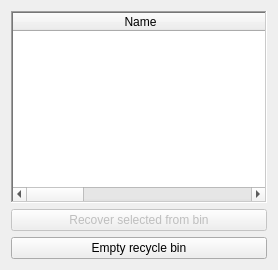
          <widget class="QWidget" name="computer_trash_tab">
           <attribute name="title">
            <string>Computers</string>
           </attribute>
           <layout class="QVBoxLayout" name="verticalLayout_6">
            <item>
             <widget class="QTableWidget" name="computer_trash_table">
              <property name="frameShape">
               <enum>QFrame::WinPanel</enum>
              </property>
              <property name="editTriggers">
               <set>QAbstractItemView::NoEditTriggers</set>
              </property>
              <property name="alternatingRowColors">
               <bool>true</bool>
              </property>
              <property name="selectionBehavior">
               <enum>QAbstractItemView::SelectItems</enum>
              </property>
              <attribute name="horizontalHeaderDefaultSectionSize">
               <number>255</number>
              </attribute>
              <attribute name="horizontalHeaderStretchLastSection">
               <bool>true</bool>
              </attribute>
              <attribute name="verticalHeaderVisible">
               <bool>false</bool>
              </attribute>
              <column>
               <property name="text">
                <string>Name</string>
               </property>
              </column>
              <column>
               <property name="text">
                <string>Type</string>
               </property>
              </column>
              <column>
               <property name="text">
                <string>Built</string>
               </property>
              </column>
              <column>
               <property name="text">
                <string>Year</string>
               </property>
              </column>
             </widget>
            </item>
            <item>
             <layout class="QGridLayout" name="gridLayout_3">
              <item row="0" column="0">
               <widget class="QPushButton" name="computer_recover_button">
                <property name="enabled">
                 <bool>false</bool>
                </property>
                <property name="text">
                 <string>Recover selected from bin</string>
                </property>
               </widget>
              </item>
              <item row="1" column="0">
               <widget class="QPushButton" name="computer_empty_button">
                <property name="text">
                 <string>Empty recycle bin</string>
                </property>
               </widget>
              </item>
             </layout>
            </item>
           </layout>
          </widget>
